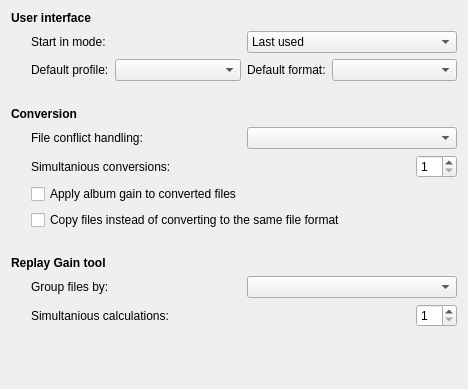
<?xml version="1.0" encoding="UTF-8"?>
<ui version="4.0">
 <class>ConfigGeneralPage</class>
 <widget class="QWidget" name="ConfigGeneralPage">
  <property name="geometry">
   <rect>
    <x>0</x>
    <y>0</y>
    <width>468</width>
    <height>389</height>
   </rect>
  </property>
  <property name="windowTitle">
   <string>Form</string>
  </property>
  <layout class="QVBoxLayout" name="verticalLayout_3">
   <item>
    <widget class="QLabel" name="label">
     <property name="font">
      <font>
       <weight>75</weight>
       <bold>true</bold>
      </font>
     </property>
     <property name="text">
      <string>User interface</string>
     </property>
    </widget>
   </item>
   <item>
    <layout class="QHBoxLayout" name="horizontalLayout_9" stretch="0,1">
     <item>
      <spacer name="horizontalSpacer">
       <property name="orientation">
        <enum>Qt::Horizontal</enum>
       </property>
       <property name="sizeType">
        <enum>QSizePolicy::Fixed</enum>
       </property>
       <property name="sizeHint" stdset="0">
        <size>
         <width>20</width>
         <height>20</height>
        </size>
       </property>
      </spacer>
     </item>
     <item>
      <layout class="QGridLayout" name="gridLayout">
       <item row="0" column="0">
        <widget class="QLabel" name="label_4">
         <property name="text">
          <string>Start in mode:</string>
         </property>
        </widget>
       </item>
       <item row="0" column="1">
        <widget class="QComboBox" name="startTabComboBox">
         <item>
          <property name="text">
           <string>Last used</string>
          </property>
         </item>
         <item>
          <property name="text">
           <string>Simple</string>
          </property>
         </item>
         <item>
          <property name="text">
           <string>Detailed</string>
          </property>
         </item>
        </widget>
       </item>
       <item row="1" column="0">
        <layout class="QHBoxLayout" name="horizontalLayout_8" stretch="0,1">
         <item>
          <widget class="QLabel" name="label_5">
           <property name="text">
            <string>Default profile:</string>
           </property>
          </widget>
         </item>
         <item>
          <widget class="QComboBox" name="defaultProfileComboBox"/>
         </item>
        </layout>
       </item>
       <item row="1" column="1">
        <layout class="QHBoxLayout" name="horizontalLayout_7" stretch="0,1">
         <item>
          <widget class="QLabel" name="label_10">
           <property name="text">
            <string>Default format:</string>
           </property>
          </widget>
         </item>
         <item>
          <widget class="QComboBox" name="defaultFormatComboBox"/>
         </item>
        </layout>
       </item>
      </layout>
     </item>
    </layout>
   </item>
   <item>
    <spacer name="verticalSpacer_2">
     <property name="orientation">
      <enum>Qt::Vertical</enum>
     </property>
     <property name="sizeType">
      <enum>QSizePolicy::Fixed</enum>
     </property>
     <property name="sizeHint" stdset="0">
      <size>
       <width>20</width>
       <height>20</height>
      </size>
     </property>
    </spacer>
   </item>
   <item>
    <widget class="QLabel" name="label_2">
     <property name="font">
      <font>
       <weight>75</weight>
       <bold>true</bold>
      </font>
     </property>
     <property name="text">
      <string>Conversion</string>
     </property>
    </widget>
   </item>
   <item>
    <layout class="QHBoxLayout" name="horizontalLayout_3" stretch="0,1">
     <item>
      <spacer name="horizontalSpacer_3">
       <property name="orientation">
        <enum>Qt::Horizontal</enum>
       </property>
       <property name="sizeType">
        <enum>QSizePolicy::Fixed</enum>
       </property>
       <property name="sizeHint" stdset="0">
        <size>
         <width>20</width>
         <height>20</height>
        </size>
       </property>
      </spacer>
     </item>
     <item>
      <layout class="QVBoxLayout" name="verticalLayout">
       <item>
        <layout class="QHBoxLayout" name="horizontalLayout">
         <item>
          <widget class="QLabel" name="label_6">
           <property name="text">
            <string>File conflict handling:</string>
           </property>
          </widget>
         </item>
         <item>
          <widget class="QComboBox" name="conflictHandlingComboBox">
           <property name="toolTip">
            <string>Do that if the output file already exists</string>
           </property>
          </widget>
         </item>
        </layout>
       </item>
       <item>
        <layout class="QHBoxLayout" name="horizontalLayout_2" stretch="1,0">
         <item>
          <widget class="QLabel" name="label_7">
           <property name="text">
            <string>Simultanious conversions:</string>
           </property>
          </widget>
         </item>
         <item>
          <widget class="QSpinBox" name="numConversionsSpinBox">
           <property name="minimum">
            <number>1</number>
           </property>
          </widget>
         </item>
        </layout>
       </item>
       <item>
        <widget class="QCheckBox" name="waitForAlbumGainCheckBox">
         <property name="toolTip">
          <string>Keep songs of the same album waiting in file list in order to apply album gain to all files</string>
         </property>
         <property name="text">
          <string>Apply album gain to converted files</string>
         </property>
        </widget>
       </item>
       <item>
        <widget class="QCheckBox" name="copyIfSameCodecCheckBox">
         <property name="toolTip">
          <string>If the input and the output file format are the same, copy the files instead of re-encoding them</string>
         </property>
         <property name="text">
          <string>Copy files instead of converting to the same file format</string>
         </property>
        </widget>
       </item>
      </layout>
     </item>
    </layout>
   </item>
   <item>
    <spacer name="verticalSpacer_3">
     <property name="orientation">
      <enum>Qt::Vertical</enum>
     </property>
     <property name="sizeType">
      <enum>QSizePolicy::Fixed</enum>
     </property>
     <property name="sizeHint" stdset="0">
      <size>
       <width>20</width>
       <height>20</height>
      </size>
     </property>
    </spacer>
   </item>
   <item>
    <widget class="QLabel" name="label_3">
     <property name="font">
      <font>
       <weight>75</weight>
       <bold>true</bold>
      </font>
     </property>
     <property name="text">
      <string>Replay Gain tool</string>
     </property>
    </widget>
   </item>
   <item>
    <layout class="QHBoxLayout" name="horizontalLayout_6" stretch="0,1">
     <item>
      <spacer name="horizontalSpacer_5">
       <property name="orientation">
        <enum>Qt::Horizontal</enum>
       </property>
       <property name="sizeType">
        <enum>QSizePolicy::Fixed</enum>
       </property>
       <property name="sizeHint" stdset="0">
        <size>
         <width>20</width>
         <height>20</height>
        </size>
       </property>
      </spacer>
     </item>
     <item>
      <layout class="QVBoxLayout" name="verticalLayout_2">
       <item>
        <layout class="QHBoxLayout" name="horizontalLayout_4">
         <item>
          <widget class="QLabel" name="label_8">
           <property name="text">
            <string>Group files by:</string>
           </property>
          </widget>
         </item>
         <item>
          <widget class="QComboBox" name="replayGainGroupingComboBox"/>
         </item>
        </layout>
       </item>
       <item>
        <layout class="QHBoxLayout" name="horizontalLayout_5" stretch="1,0">
         <item>
          <widget class="QLabel" name="label_9">
           <property name="text">
            <string>Simultanious calculations:</string>
           </property>
          </widget>
         </item>
         <item>
          <widget class="QSpinBox" name="numReplayGainSpinBox">
           <property name="minimum">
            <number>1</number>
           </property>
          </widget>
         </item>
        </layout>
       </item>
      </layout>
     </item>
    </layout>
   </item>
   <item>
    <spacer name="verticalSpacer">
     <property name="orientation">
      <enum>Qt::Vertical</enum>
     </property>
     <property name="sizeHint" stdset="0">
      <size>
       <width>20</width>
       <height>55</height>
      </size>
     </property>
    </spacer>
   </item>
  </layout>
 </widget>
 <resources/>
 <connections/>
</ui>
